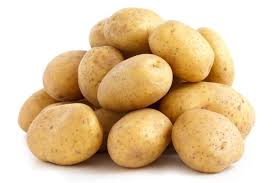
#> input picture uploads/1722443237955-potatoes.jpg, 275 x 183 px
$ python diseaseapp.py ../uploads/1722443237955-potatoes.jpg
#> lines starting #> are read from the running program, lines starting #| are printed output that depends on the picture; after the words box and inside, x2 and y2 are one past the last pixel; in counts of white or black regions, pixels touching at a corner belong together
import os
import json
import sys
from werkzeug.utils import secure_filename
from disease import disease_dic
from PIL import Image
import numpy as np
from scipy.stats import skew, kurtosis

# Configuration
UPLOAD_FOLDER = 'uploads'
ALLOWED_EXTENSIONS = {'png', 'jpg', 'jpeg', 'gif'}
MAX_CONTENT_LENGTH = 16 * 1024 * 1024  # 16MB max-limit

# Ensure upload folder exists
os.makedirs(UPLOAD_FOLDER, exist_ok=True)

def allowed_file(filename):
    return '.' in filename and \
           filename.rsplit('.', 1)[1].lower() in ALLOWED_EXTENSIONS

def get_color_features(image):
    image_array = np.array(image)
    r, g, b = image_array[:,:,0], image_array[:,:,1], image_array[:,:,2]

    features = {}
    for channel, name in zip([r, g, b], ['red', 'green', 'blue']):
        features[f'{name}_mean'] = np.mean(channel)
        features[f'{name}_std'] = np.std(channel)
        features[f'{name}_skew'] = skew(channel.ravel())
        features[f'{name}_kurtosis'] = kurtosis(channel.ravel())

    return features

def get_texture_features(image):
    gray = image.convert('L')
    gray_array = np.array(gray)

    features = {}
    features['contrast'] = np.std(gray_array)
    features['smoothness'] = 1 - (1 / (1 + np.sum(np.square(gray_array))))

    return features

def get_shape_features(image):
    binary = image.convert('1')
    binary_array = np.array(binary)

    features = {}
    features['aspect_ratio'] = image.width / image.height
    features['area_ratio'] = np.sum(binary_array) / (image.width * image.height)

    return features

def identify_crop_and_disease(image_path):
    image = Image.open(image_path).convert('RGB')

    color_features = get_color_features(image)
    texture_features = get_texture_features(image)
    shape_features = get_shape_features(image)

    features = {**color_features, **texture_features, **shape_features}

    # Simple rule-based classification using the extracted features
    if features['green_mean'] > features['red_mean'] and features['green_mean'] > features['blue_mean']:
        if features['contrast'] > 50:
            if features['area_ratio'] < 0.5:
                return "Tomato___Bacterial_spot"
            else:
                return "Tomato___Leaf_Mold"
        elif features['smoothness'] > 0.9:
            return "Tomato___healthy"
        else:
            return "Potato___Early_blight"
    elif features['red_mean'] > features['green_mean'] and features['red_mean'] > features['blue_mean']:
        if features['red_skew'] > 0:
            return "Apple___Cedar_apple_rust"
        else:
            return "Strawberry___Leaf_scorch"
    elif features['blue_mean'] > features['red_mean'] and features['blue_mean'] > features['green_mean']:
        return "Blueberry___healthy"
    else:
        if features['aspect_ratio'] > 1.5:
            return "Corn_(maize)___Northern_Leaf_Blight"
        else:
            return "Grape___Black_rot"

def handle_file_upload(file_path):
    prediction = identify_crop_and_disease(file_path)
#> in identify_crop_and_disease, image is the input picture: PIL image 275x183 RGB; mean R, G, B 224.6, 199.1, 162.6
#> in get_color_features, `r, g, b = image_array[:,:,0], image_array[:,:,1], image_array[:,:,2]`:
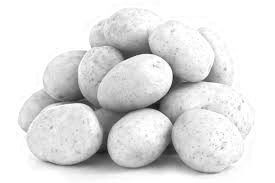
#> r: shape (183, 275); min 18, max 255, mean 224.6
#> in get_color_features, `r, g, b = image_array[:,:,0], image_array[:,:,1], image_array[:,:,2]`:
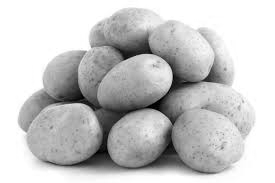
#> g: shape (183, 275); min 0, max 255, mean 199.1
#> in get_color_features, `r, g, b = image_array[:,:,0], image_array[:,:,1], image_array[:,:,2]`:
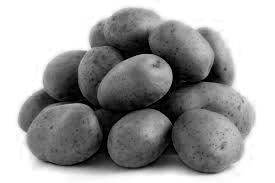
#> b: shape (183, 275); min 0, max 255, mean 162.6
#> the loop in get_color_features, `for channel, name in zip([r, g, b], ['red', 'green', 'blue']):` made 3 passes
#> name on passes 1 to 3: 'red', 'green', 'blue'
#> after the loop in get_color_features, `for channel, name in zip([r, g, b], ['red', 'green', 'blue']):`: features = 12 items
#> in identify_crop_and_disease, `texture_features = get_texture_features(image)`: texture_features = {'contrast': 57.78, 'smoothness': 1}
#> in get_shape_features, `binary = image.convert('1')`:
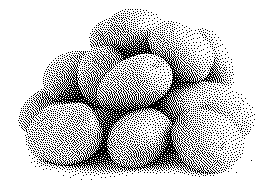
#> binary: PIL image 275x183 1; 79.5% white; black in thin lines or dots, all inside (x1, y1, x2, y2) = (18, 9, 255, 180)
#> in identify_crop_and_disease, `shape_features = get_shape_features(image)`: shape_features = {'aspect_ratio': 1.5, 'area_ratio': 0.795}
    disease_info = disease_dic.get(prediction, "Unknown crop/disease combination")
    return {"prediction": disease_info, "disease_name": prediction}

if __name__ == '__main__':
    if len(sys.argv) > 1:
        file_path = sys.argv[1]
        result = handle_file_upload(file_path)
        print(json.dumps(result))
    else:
        print(json.dumps({"error": "No file path provided"}))

$ run again, on uploads/1722447060697-rice.jpg
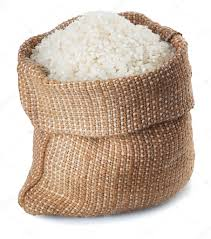
#> input picture uploads/1722447060697-rice.jpg, 211 x 239 px
#> in identify_crop_and_disease, image is the input picture: PIL image 211x239 RGB; mean R, G, B 205.3, 188.1, 173.9
#> in get_color_features, `r, g, b = image_array[:,:,0], image_array[:,:,1], image_array[:,:,2]`:
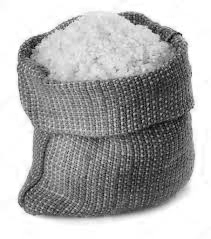
#> b: shape (239, 211); min 0, max 255, mean 173.9
#> the loop in get_color_features, `for channel, name in zip([r, g, b], ['red', 'green', 'blue']):` made 3 passes
#> name on passes 1 to 3: 'red', 'green', 'blue'
#> after the loop in get_color_features, `for channel, name in zip([r, g, b], ['red', 'green', 'blue']):`: features = 12 items
#> texture_features = {'contrast': 60.34, 'smoothness': 1}
#> in get_shape_features, `binary = image.convert('1')`:
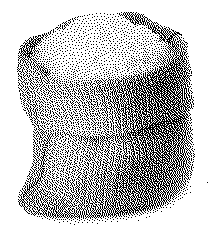
#> binary: PIL image 211x239 1; 75.2% white; black in thin lines or dots, all inside (x1, y1, x2, y2) = (17, 12, 208, 225)
#> shape_features = {'aspect_ratio': 0.883, 'area_ratio': 0.752}

$ run again, on uploads/1722530807188-3.jpg
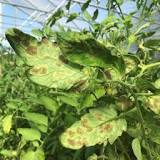
#> input picture uploads/1722530807188-3.jpg, 160 x 160 px
#> in identify_crop_and_disease, image is the input picture: PIL image 160x160 RGB; mean R, G, B 124.7, 146.5, 86.4
#> the loop in get_color_features, `for channel, name in zip([r, g, b], ['red', 'green', 'blue']):` made 3 passes
#> name on passes 1 to 3: 'red', 'green', 'blue'
#> after the loop in get_color_features, `for channel, name in zip([r, g, b], ['red', 'green', 'blue']):`: features = 12 items
#> in get_texture_features, `gray = image.convert('L')`:
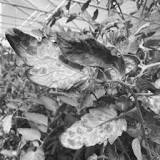
#> gray: PIL image 160x160 L; min 3, max 252, mean 133.1
#> texture_features = {'contrast': 55.62, 'smoothness': 1}
#> in get_shape_features, `binary = image.convert('1')`:
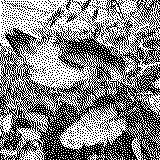
#> binary: PIL image 160x160 1; 52% white; black in thin lines or dots
#> shape_features = {'aspect_ratio': 1, 'area_ratio': 0.52}
